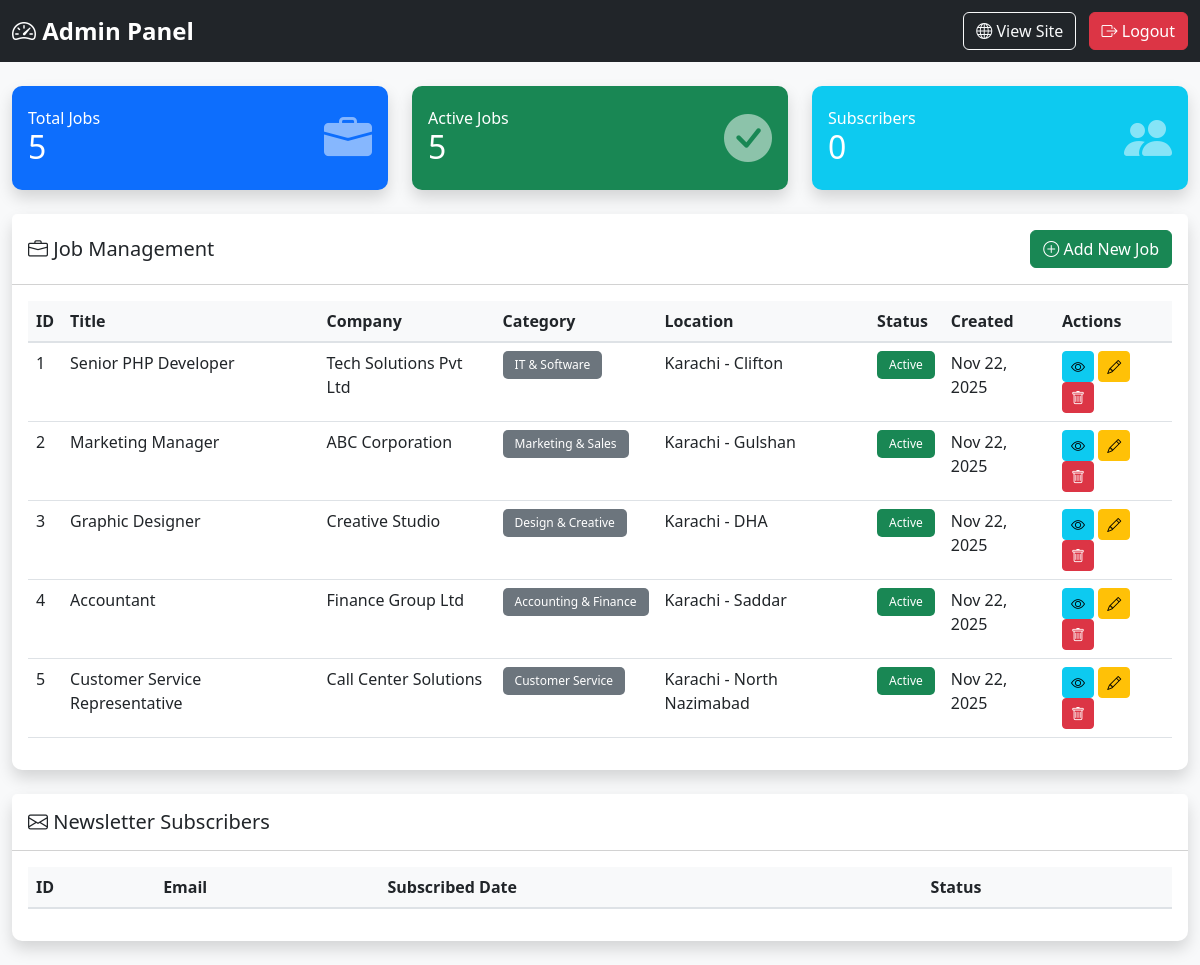
/admin.php (signed in), run on the app's committed database.
### tables this page shows
CREATE TABLE IF NOT EXISTS jobs (
    id INT AUTO_INCREMENT PRIMARY KEY,
    title VARCHAR(255) NOT NULL,
    company VARCHAR(255) NOT NULL,
    category VARCHAR(100) NOT NULL,
    location VARCHAR(100) NOT NULL,
    job_type VARCHAR(50) DEFAULT 'Full-time',
    salary VARCHAR(100),
    short_description TEXT NOT NULL,
    full_description TEXT NOT NULL,
    requirements TEXT,
    contact_email VARCHAR(255),
    contact_phone VARCHAR(50),
    created_at TIMESTAMP DEFAULT CURRENT_TIMESTAMP,
    updated_at TIMESTAMP DEFAULT CURRENT_TIMESTAMP ON UPDATE CURRENT_TIMESTAMP,
    status ENUM('active', 'inactive') DEFAULT 'active',
    INDEX idx_category (category),
    INDEX idx_location (location),
    INDEX idx_created (created_at),
    INDEX idx_status (status)
);

### config.php (called while the page is built, shortened)
<?php
function sanitize($data) {
    return htmlspecialchars($data, ENT_QUOTES, 'UTF-8');
}
?>

### public/admin.php (the view, shortened to what this page needs)
<?php
require_once '../config.php';
$error = '';
$isLoggedIn = isset($_SESSION['admin']) && $_SESSION['admin'] === true;
if ($isLoggedIn) {
    $jobsStmt = $pdo->query("SELECT * FROM jobs ORDER BY created_at DESC");
    $jobs = $jobsStmt->fetchAll();
    $subscribersStmt = $pdo->query("SELECT * FROM newsletter_subscribers WHERE status = 'active' ORDER BY subscribed_at DESC");
    $subscribers = $subscribersStmt->fetchAll();
    $totalJobs = count($jobs);
    $activeJobs = count(array_filter($jobs, fn($j) => $j['status'] === 'active'));
    $totalSubscribers = count($subscribers);
}
?>
<!DOCTYPE html>
<html lang="en">
<head>
    <link href="https://cdn.jsdelivr.net/npm/bootstrap@5.3.0/dist/css/bootstrap.min.css" rel="stylesheet">
    <link rel="stylesheet" href="https://cdn.jsdelivr.net/npm/bootstrap-icons@1.10.0/font/bootstrap-icons.css">
    <link rel="stylesheet" href="assets/css/style.css">
</head>
<body>
    <?php if (!$isLoggedIn): ?>
        <div class="container">
            <div class="row justify-content-center align-items-center" style="min-height: 100vh;">
                <div class="col-md-5">
                    <div class="card shadow">
                        <div class="card-body p-5">
                            <div class="text-center mb-4">
                                <i class="bi bi-shield-lock-fill text-primary" style="font-size: 3rem;"></i>
                                <h2 class="mt-3">Admin Login</h2>
                                <p class="text-muted">Enter password to access admin panel</p>
                            </div>
                            <?php if ($error): ?>
                                <div class="alert alert-danger">
                                    <i class="bi bi-exclamation-triangle"></i> <?= $error ?>
                                </div>
                            <?php endif; ?>
                            <form method="POST" action="admin.php">
                                <div class="mb-4">
                                    <label for="password" class="form-label">Password</label>
                                    <input type="password" name="password" id="password" class="form-control form-control-lg" required autofocus>
                                </div>
                                <button type="submit" name="login" class="btn btn-primary btn-lg w-100">
                                    <i class="bi bi-box-arrow-in-right"></i> Login
                                </button>
                            </form>
                            <div class="text-center mt-4">
                                <a href="index.php" class="text-muted">
                                    <i class="bi bi-arrow-left"></i> Back to Homepage
                                </a>
                            </div>
                        </div>
                    </div>
                </div>
            </div>
        </div>
    <?php else: ?>
        <nav class="navbar navbar-expand-lg navbar-dark bg-dark">
            <div class="container-fluid">
                <a class="navbar-brand" href="admin.php">
                    <i class="bi bi-speedometer2"></i> Admin Panel
                </a>
                <div class="ms-auto">
                    <a href="index.php" class="btn btn-outline-light me-2" target="_blank">
                        <i class="bi bi-globe"></i> View Site
                    </a>
                    <a href="admin.php?logout=1" class="btn btn-danger">
                        <i class="bi bi-box-arrow-right"></i> Logout
                    </a>
                </div>
            </div>
        </nav>
        <div class="container-fluid mt-4">
            <div class="row mb-4">
                <div class="col-md-4">
                    <div class="card bg-primary text-white shadow">
                        <div class="card-body">
                            <div class="d-flex justify-content-between align-items-center">
                                <div>
                                    <h6 class="mb-0">Total Jobs</h6>
                                    <h2 class="mb-0"><?= $totalJobs ?></h2>
                                </div>
                                <i class="bi bi-briefcase-fill" style="font-size: 3rem; opacity: 0.5;"></i>
                            </div>
                        </div>
                    </div>
                </div>
                <div class="col-md-4">
                    <div class="card bg-success text-white shadow">
                        <div class="card-body">
                            <div class="d-flex justify-content-between align-items-center">
                                <div>
                                    <h6 class="mb-0">Active Jobs</h6>
                                    <h2 class="mb-0"><?= $activeJobs ?></h2>
                                </div>
                                <i class="bi bi-check-circle-fill" style="font-size: 3rem; opacity: 0.5;"></i>
                            </div>
                        </div>
                    </div>
                </div>
                <div class="col-md-4">
                    <div class="card bg-info text-white shadow">
                        <div class="card-body">
                            <div class="d-flex justify-content-between align-items-center">
                                <div>
                                    <h6 class="mb-0">Subscribers</h6>
                                    <h2 class="mb-0"><?= $totalSubscribers ?></h2>
                                </div>
                                <i class="bi bi-people-fill" style="font-size: 3rem; opacity: 0.5;"></i>
                            </div>
                        </div>
                    </div>
                </div>
            </div>
            <div class="row">
                <div class="col-12">
                    <div class="card shadow mb-4">
                        <div class="card-header bg-white py-3 d-flex justify-content-between align-items-center">
                            <h5 class="mb-0">
                                <i class="bi bi-briefcase"></i> Job Management
                            </h5>
                            <a href="add-job.php" class="btn btn-success">
                                <i class="bi bi-plus-circle"></i> Add New Job
                            </a>
                        </div>
                        <div class="card-body">
                            <div class="table-responsive">
                                <table class="table table-hover">
                                    <thead>
                                        <tr>
                                            <th>ID</th>
                                            <th>Title</th>
                                            <th>Company</th>
                                            <th>Category</th>
                                            <th>Location</th>
                                            <th>Status</th>
                                            <th>Created</th>
                                            <th>Actions</th>
                                        </tr>
                                    </thead>
                                    <tbody>
                                        <?php foreach ($jobs as $job): ?>
                                            <tr>
                                                <td><?= $job['id'] ?></td>
                                                <td><?= sanitize($job['title']) ?></td>
                                                <td><?= sanitize($job['company']) ?></td>
                                                <td><span class="badge bg-secondary"><?= sanitize($job['category']) ?></span></td>
                                                <td><?= sanitize($job['location']) ?></td>
                                                <td>
                                                    <?php if ($job['status'] === 'active'): ?>
                                                        <span class="badge bg-success">Active</span>
                                                    <?php else: ?>
                                                        <span class="badge bg-secondary">Inactive</span>
                                                    <?php endif; ?>
                                                </td>
                                                <td><?= date('M d, Y', strtotime($job['created_at'])) ?></td>
                                                <td>
                                                    <a href="job.php?id=<?= $job['id'] ?>" class="btn btn-sm btn-info" target="_blank" title="View">
                                                        <i class="bi bi-eye"></i>
                                                    </a>
                                                    <a href="edit-job.php?id=<?= $job['id'] ?>" class="btn btn-sm btn-warning" title="Edit">
                                                        <i class="bi bi-pencil"></i>
                                                    </a>
                                                    <a href="delete-job.php?id=<?= $job['id'] ?>" class="btn btn-sm btn-danger"
                                                       onclick="return confirm('Are you sure you want to delete this job?')" title="Delete">
                                                        <i class="bi bi-trash"></i>
                                                    </a>
                                                </td>
                                            </tr>
                                        <?php endforeach; ?>
                                    </tbody>
                                </table>
                            </div>
                        </div>
                    </div>
                </div>
            </div>
            <div class="row">
                <div class="col-12">
                    <div class="card shadow mb-4">
                        <div class="card-header bg-white py-3">
                            <h5 class="mb-0">
                                <i class="bi bi-envelope"></i> Newsletter Subscribers
                            </h5>
                        </div>
                        <div class="card-body">
                            <div class="table-responsive">
                                <table class="table table-hover">
                                    <thead>
                                        <tr>
                                            <th>ID</th>
                                            <th>Email</th>
                                            <th>Subscribed Date</th>
                                            <th>Status</th>
                                        </tr>
                                    </thead>
                                </table>
                            </div>
                        </div>
                    </div>
                </div>
            </div>
        </div>
    <?php endif; ?>
</body>
</html>

### public/assets/css/style.css (style rules this page uses)
:root { --primary-color: #0d6efd; --secondary-color: #6c757d; --success-color: #198754; --danger-color: #dc3545; --warning-color: #ffc107; --info-color: #0dcaf0; }
body { font-family: 'Segoe UI', Tahoma, Geneva, Verdana, sans-serif; background-color: #f8f9fa; }
.navbar-brand { font-size: 1.5rem; font-weight: 700; }
.card { border: none; border-radius: 10px; transition: transform 0.2s, box-shadow 0.2s; }
.badge { padding: 0.5rem 0.75rem; font-weight: 500; border-radius: 5px; }
.table { background-color: white; }
.table th { background-color: #f8f9fa; font-weight: 600; border-bottom: 2px solid #dee2e6; }
.btn { transition: all 0.3s ease; }
.card.bg-primary, .card.bg-success, .card.bg-info, .card.bg-warning { border: none; }
.card.bg-primary .card-body, .card.bg-success .card-body, .card.bg-info .card-body { color: white; }
.btn-sm { padding: 0.25rem 0.5rem; font-size: 0.875rem; }

### data on the page
jobs: id "1", title "Senior PHP Developer", company "Tech Solutions Pvt Ltd", category "IT & Software", location "Karachi - Clifton", status "Active", created_at "Nov 22, 2025"
jobs: id "2", title "Marketing Manager", company "ABC Corporation", category "Marketing & Sales", location "Karachi - Gulshan", status "Active", created_at "Nov 22, 2025"
jobs: id "3", title "Graphic Designer", company "Creative Studio", category "Design & Creative", location "Karachi - DHA", status "Active", created_at "Nov 22, 2025"
jobs: id "4", title "Accountant", company "Finance Group Ltd", category "Accounting & Finance", location "Karachi - Saddar", status "Active", created_at "Nov 22, 2025"
jobs: id "5", title "Customer Service Representative", company "Call Center Solutions", category "Customer Service", location "Karachi - North Nazimabad", status "Active", created_at "Nov 22, 2025"

### other printed values
$totalJobs "5"
$activeJobs "5"
$totalSubscribers "0"
